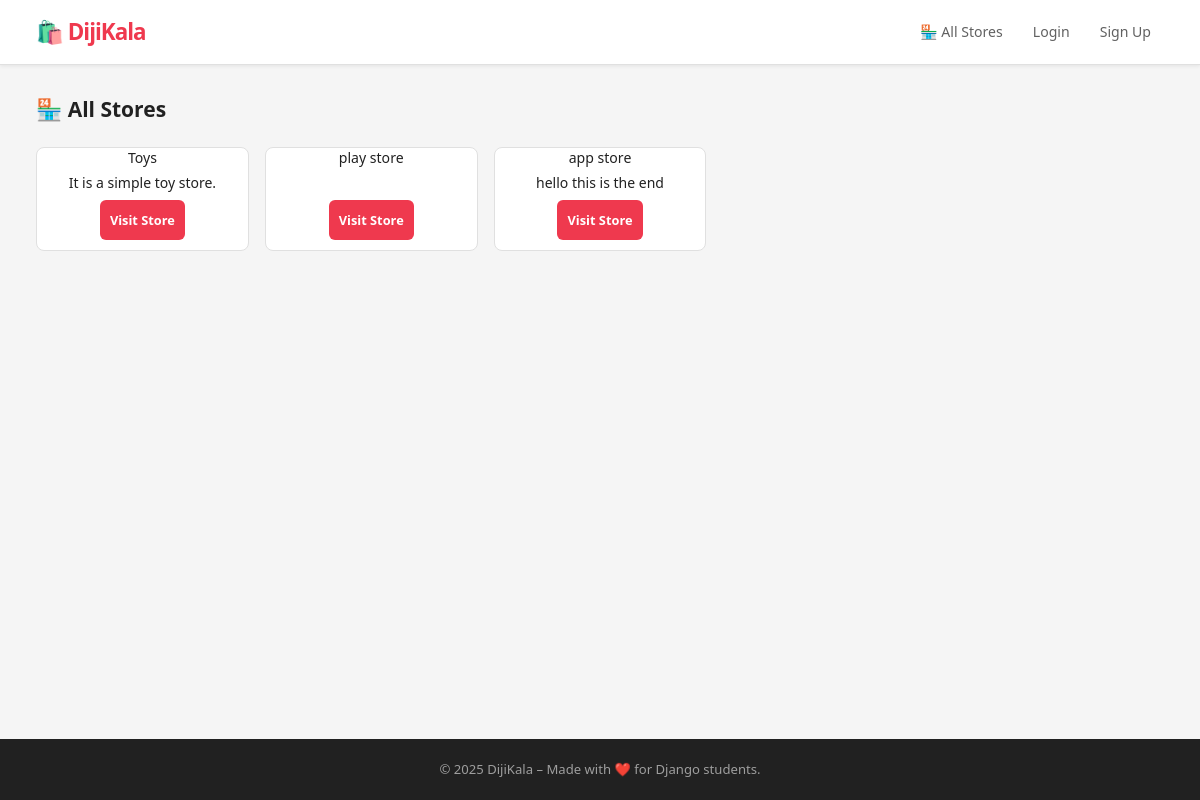
The page /stores/ on the database its author committed.
### stores/models.py (models this page shows, shortened)
class Store(models.Model):
    name = models.CharField(max_length=200,unique=True,verbose_name='Store')
    owner = models.ForeignKey(User,on_delete=models.CASCADE,verbose_name='Owner',related_name='stores')
    description = models.TextField(blank=True,null=True,verbose_name='Description')
    created_at = models.DateTimeField(auto_now_add=True,verbose_name='Created At')
    updated_at = models.DateTimeField(auto_now=True,verbose_name='Last Update')
    is_active = models.BooleanField(default=True)
    class Meta:
        verbose_name = 'Store'
        verbose_name_plural = 'Stores'
        ordering = ['-created_at']

### stores/views.py (the view)
# urls.py: path("",stores_list,name='stores_list'),
def stores_list(request):
    stores = Store.objects.select_related('owner').filter(is_active=True)
    return render(request, 'stores/stores.html',{'stores':stores})

### templates/stores/stores.html (shortened to what this page needs)
{% extends 'base/base.html' %}
{% block content %}
<h2>🏪 All Stores</h2>
<div class="card-grid">
    {% for store in stores %}
        <div class="card">
            <h3>{{ store.name }}</h3>
            <p>{{ store.description|truncatewords:15 }}</p>
            <a href="{% url 'store_detail' store.pk %}" class="btn">Visit Store</a>
        </div>
    {% empty %}
        <p>No stores available.</p>
    {% endfor %}
</div>
{% endblock %}

### static/css/style.css (style rules this page uses)
*, *::before, *::after { margin: 0; padding: 0; box-sizing: border-box; }
:root { --red: #EF394E; --red-dark: #D4102A; --red-light: #FFF0F2; --red-mid: #FFD6DB; --orange: #FF6B00; --orange-light: #FFF3E8; --gray-50: #F5F5F5; --gray-100: #EEEEEE; --gray-200: #E0E0E0; --gray-400: #9E9E9E; --gray-600: #616161; --gray-800: #212121; --white: #FFFFFF; --radius-sm: 6px; --radius: 8px; --radius-lg: 12px; --shadow-sm: 0 1px 4px rgba(0,0,0,0.08); --shadow-md: 0 2px 10px rgba(0,0,0,0.1); --t: 0.15s ease; }
body { background: var(--gray-50); color: var(--gray-800); font-family: 'IRANSans', 'Segoe UI', Tahoma, system-ui, sans-serif; font-size: 14px; line-height: 1.6; min-height: 100vh; display: flex; flex-direction: column; }
.btn { display: inline-flex; align-items: center; justify-content: center; gap: 6px; margin:10px 5px 10px 5px; background: var(--red); color: var(--white); padding: 10px 10px !important; border: none; border-radius: var(--radius-sm); cursor: pointer; text-decoration: none; font-size: 0.8rem !important; font-weight: 600; transition: background var(--t), transform var(--t); white-space: nowrap; }
.card-grid { display: grid; grid-template-columns: repeat(auto-fill, minmax(200px, 1fr)); gap: 16px; margin-top: 20px; }
.card { background: var(--white); border-radius: var(--radius); border: 1px solid var(--gray-200); overflow: hidden; transition: transform var(--t), box-shadow var(--t), border-color var(--t); display: flex; gap: 5px; justify-content: center; align-items: center; flex-direction: column; cursor: pointer; }
.card a { text-decoration: none; }
.card h3 { font-size: 0.88rem; font-weight: 500; color: var(--gray-800); line-height: 1.4; display: -webkit-box; -webkit-line-clamp: 2; -webkit-box-orient: vertical; overflow: hidden; }
.card .btn { margin-top: auto; padding: 8px; font-size: 0.82rem; }

### rows shown on the page
Store: name "Toys", description "It is a simple toy store."
Store: name "play store"
Store: name "app store", description "hello this is the end"
